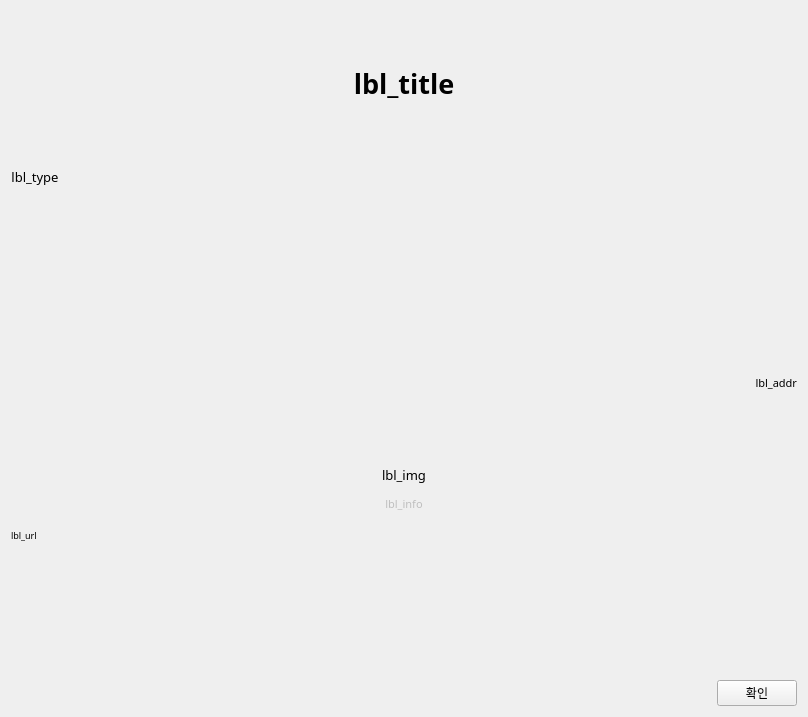
<?xml version="1.0" encoding="UTF-8"?>
<ui version="4.0">
 <class>Form</class>
 <widget class="QWidget" name="Form">
  <property name="geometry">
   <rect>
    <x>0</x>
    <y>0</y>
    <width>808</width>
    <height>717</height>
   </rect>
  </property>
  <property name="sizePolicy">
   <sizepolicy hsizetype="Maximum" vsizetype="Maximum">
    <horstretch>0</horstretch>
    <verstretch>0</verstretch>
   </sizepolicy>
  </property>
  <property name="minimumSize">
   <size>
    <width>808</width>
    <height>717</height>
   </size>
  </property>
  <property name="windowTitle">
   <string>Form</string>
  </property>
  <layout class="QFormLayout" name="formLayout">
   <item row="11" column="0">
    <spacer name="horizontalSpacer">
     <property name="orientation">
      <enum>Qt::Horizontal</enum>
     </property>
     <property name="sizeType">
      <enum>QSizePolicy::Fixed</enum>
     </property>
     <property name="sizeHint" stdset="0">
      <size>
       <width>700</width>
       <height>25</height>
      </size>
     </property>
    </spacer>
   </item>
   <item row="11" column="1">
    <widget class="QPushButton" name="btn_ok">
     <property name="sizePolicy">
      <sizepolicy hsizetype="Minimum" vsizetype="Fixed">
       <horstretch>0</horstretch>
       <verstretch>0</verstretch>
      </sizepolicy>
     </property>
     <property name="baseSize">
      <size>
       <width>10</width>
       <height>0</height>
      </size>
     </property>
     <property name="text">
      <string>확인</string>
     </property>
    </widget>
   </item>
   <item row="0" column="0" colspan="2">
    <widget class="QLabel" name="lbl_title">
     <property name="sizePolicy">
      <sizepolicy hsizetype="Preferred" vsizetype="Preferred">
       <horstretch>0</horstretch>
       <verstretch>0</verstretch>
      </sizepolicy>
     </property>
     <property name="font">
      <font>
       <family>함초롬돋움</family>
       <pointsize>20</pointsize>
       <weight>75</weight>
       <bold>true</bold>
      </font>
     </property>
     <property name="text">
      <string>lbl_title</string>
     </property>
     <property name="scaledContents">
      <bool>false</bool>
     </property>
     <property name="alignment">
      <set>Qt::AlignCenter</set>
     </property>
     <property name="wordWrap">
      <bool>true</bool>
     </property>
     <property name="margin">
      <number>10</number>
     </property>
    </widget>
   </item>
   <item row="7" column="0" colspan="2">
    <widget class="QLabel" name="lbl_info">
     <property name="enabled">
      <bool>false</bool>
     </property>
     <property name="sizePolicy">
      <sizepolicy hsizetype="Preferred" vsizetype="Maximum">
       <horstretch>50</horstretch>
       <verstretch>150</verstretch>
      </sizepolicy>
     </property>
     <property name="font">
      <font>
       <family>함초롬돋움</family>
       <pointsize>8</pointsize>
       <weight>50</weight>
       <bold>false</bold>
      </font>
     </property>
     <property name="text">
      <string>lbl_info</string>
     </property>
     <property name="scaledContents">
      <bool>false</bool>
     </property>
     <property name="alignment">
      <set>Qt::AlignHCenter|Qt::AlignTop</set>
     </property>
     <property name="wordWrap">
      <bool>true</bool>
     </property>
     <property name="margin">
      <number>100</number>
     </property>
    </widget>
   </item>
   <item row="2" column="0" colspan="2">
    <widget class="QLabel" name="lbl_addr">
     <property name="font">
      <font>
       <family>함초롬돋움</family>
       <pointsize>8</pointsize>
       <weight>50</weight>
       <bold>false</bold>
      </font>
     </property>
     <property name="text">
      <string>lbl_addr</string>
     </property>
     <property name="alignment">
      <set>Qt::AlignRight|Qt::AlignTrailing|Qt::AlignVCenter</set>
     </property>
     <property name="margin">
      <number>5</number>
     </property>
    </widget>
   </item>
   <item row="9" column="0">
    <widget class="QLabel" name="lbl_url">
     <property name="font">
      <font>
       <family>함초롬돋움</family>
       <pointsize>7</pointsize>
       <weight>50</weight>
       <bold>false</bold>
      </font>
     </property>
     <property name="text">
      <string>lbl_url</string>
     </property>
     <property name="alignment">
      <set>Qt::AlignLeading|Qt::AlignLeft|Qt::AlignVCenter</set>
     </property>
     <property name="margin">
      <number>5</number>
     </property>
    </widget>
   </item>
   <item row="5" column="0" colspan="2">
    <widget class="QLabel" name="lbl_img">
     <property name="sizePolicy">
      <sizepolicy hsizetype="Preferred" vsizetype="Fixed">
       <horstretch>0</horstretch>
       <verstretch>0</verstretch>
      </sizepolicy>
     </property>
     <property name="font">
      <font>
       <family>함초롬돋움</family>
       <pointsize>10</pointsize>
      </font>
     </property>
     <property name="text">
      <string>lbl_img</string>
     </property>
     <property name="alignment">
      <set>Qt::AlignCenter</set>
     </property>
     <property name="margin">
      <number>100</number>
     </property>
    </widget>
   </item>
   <item row="6" column="0">
    <layout class="QVBoxLayout" name="verticalLayout_2"/>
   </item>
   <item row="8" column="0">
    <layout class="QVBoxLayout" name="verticalLayout_3"/>
   </item>
   <item row="10" column="0">
    <layout class="QVBoxLayout" name="verticalLayout_4"/>
   </item>
   <item row="4" column="0">
    <layout class="QVBoxLayout" name="verticalLayout_5"/>
   </item>
   <item row="1" column="0">
    <widget class="QLabel" name="lbl_type">
     <property name="font">
      <font>
       <family>함초롬돋움</family>
       <pointsize>10</pointsize>
       <weight>50</weight>
       <bold>false</bold>
      </font>
     </property>
     <property name="text">
      <string>lbl_type</string>
     </property>
     <property name="alignment">
      <set>Qt::AlignCenter</set>
     </property>
     <property name="margin">
      <number>5</number>
     </property>
    </widget>
   </item>
  </layout>
 </widget>
 <resources/>
 <connections/>
</ui>
